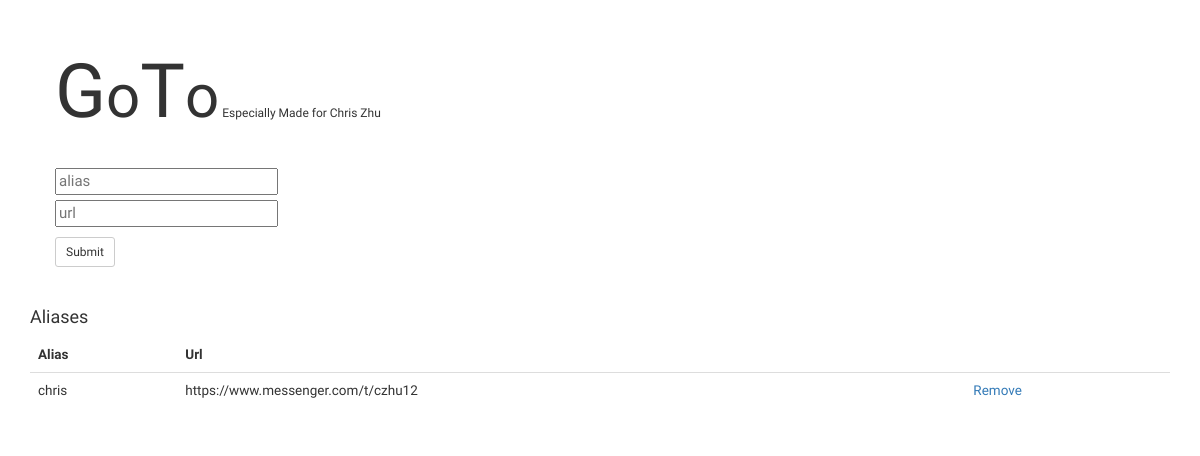
Before: / with the older database file.
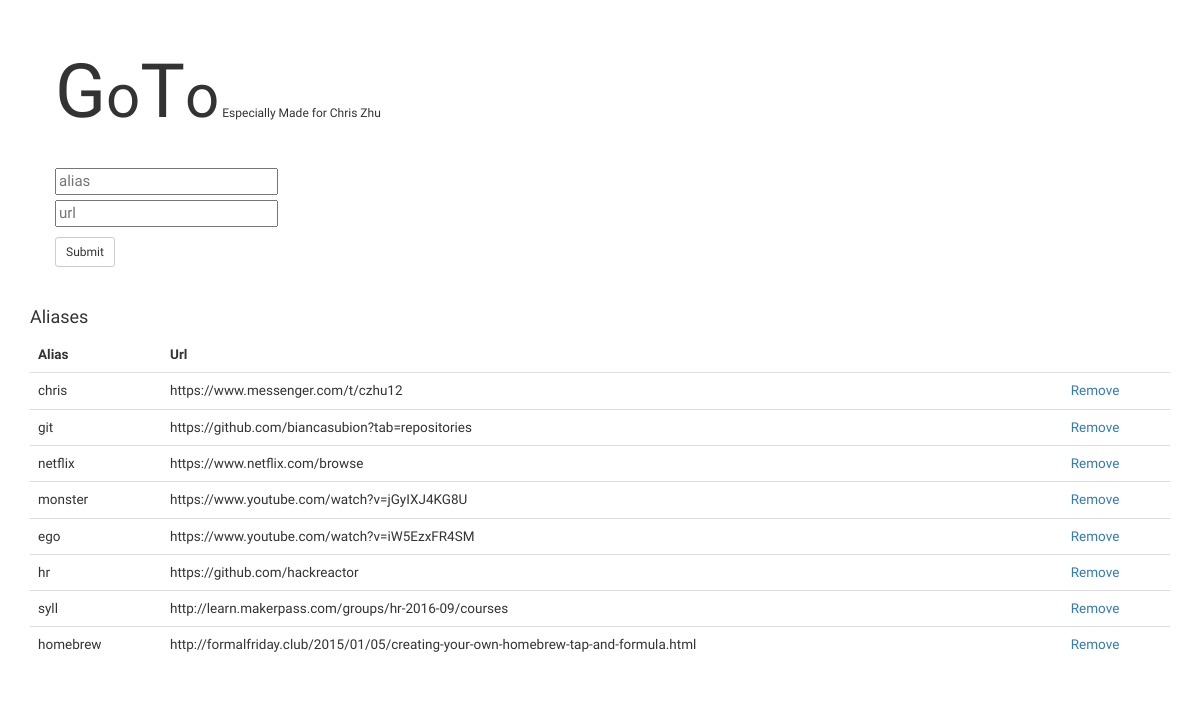
After: the same page with the newer database file.
### tables this page shows
CREATE TABLE short_routes (id INTEGER PRIMARY KEY AUTOINCREMENT, alias text UNIQUE, url text);

### server.py (the view)
@app.route('/')
def index():
    con = sqlite3.connect("example.db")
    con.row_factory = sqlite3.Row
    cur = con.cursor()
    cur.execute("select * from short_routes")
    rows = cur.fetchall();
    return render_template('mini_routes.html', rows = rows)

### templates/mini_routes.html (shortened to what this page needs)
<!doctype html>
<html>
    <head>
	<link rel="stylesheet" href="https://maxcdn.bootstrapcdn.com/bootstrap/3.3.7/css/bootstrap.min.css">
	<link rel = "stylesheet" type = "text/css" href = "/static/goto.css">
    </head>
    <body>
	<form action = "/add_new_route" method = "POST">
	    <div class = "row">
		<div class = "col-md-12 title">
		    <h2> G</h2><h3>o</h3><h2>T</h2><h3>o</h3><h6> Especially Made for Chris Zhu </h6>
		</div>
	    </div>
	    <div class = "row">
		<div class = "col-md-12 alias_form">
		    <input type = "text" name = "alias"required placeholder ="alias" class = "inputs"/></br>
		    <input type = "text" name = "url" required placeholder = "url" class = "inputs"/> </br>
		    <button type = "submit" class = "btn btn-default btn-sm" />Submit<br>
		</div>
	    </div>
	</form>
	<div class = "container">
	    <h4> Aliases</h4>
	    <table class = "table table-hover">
		<thead>
		    <td><strong>Alias</strong></td>
		    <td><strong>Url</strong></td>
		    <td>&nbsp</td>
		</thead>
		<tbody>
		    {% for row in rows %}
		    <tr>
			<td>{{row["alias"]}}</td>
			<td>{{row["url"]}}</td>
			<td> <a href = "/delete/{{row["alias"]}}"> Remove </a></td>
		    </tr>
		    {% endfor %}
		</tbody>
	    </table>
	</body>
    </html>

### static/goto.css (style rules this page uses)
.alias_form { padding-left: 70px; }
.title { padding-left: 70px; margin-bottom: 30px; margin-top: 50px; }
.btn { margin-top: 10px; }
.container { margin-top: 30px; }
h2 { display: inline; font-family: 'Bungee Shade', cursive; font-size: 5em; }
body { font-family: 'PT Sans', sans-serif; font-size: 1.5em; }
td { font-size: 0.90em; }
h3 { display:inline; font-family: 'Bungee Shade', cursive; font-size: 4em; }
h6 { display: inline; }
.inputs { margin-top: 5px; }

Changed rows visible on the page:
added short_routes: alias "git", url "https://github.com/biancasubion?tab=repositories"
added short_routes: alias "netflix", url "https://www.netflix.com/browse"
added short_routes: alias "monster", url "https://www.youtube.com/watch?v=jGyIXJ4KG8U"
added short_routes: alias "ego", url "https://www.youtube.com/watch?v=iW5EzxFR4SM"
added short_routes: alias "hr", url "https://github.com/hackreactor"
added short_routes: alias "syll", url "http://learn.makerpass.com/groups/hr-2016-09/courses"
added short_routes: alias "homebrew", url "http://formalfriday.club/2015/01/05/creating-your-own-homebrew-tap-and-formula.html"
